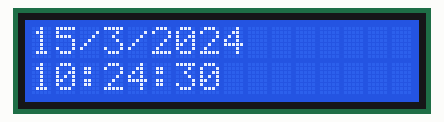
Simulated run of this sketch. Board: Arduino Uno, built with avr-gcc and run on an emulated ATmega328P. On the bench: 16×2 character LCD. The local clock reads 2024-03-15 10:24:30 at power-on unless the sketch sets it.

Above: at 0.1 s.
At 4.2 s:
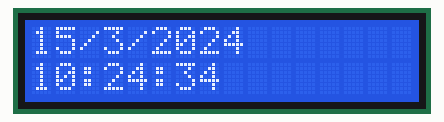
At 9.3 s:
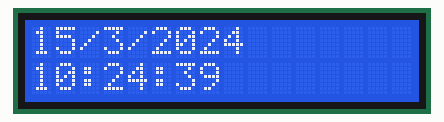
At 19.6 s:
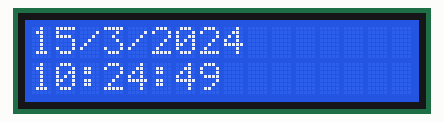
At 28.8 s:
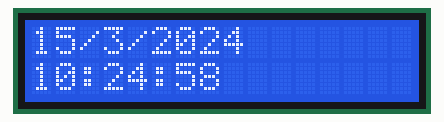
At 39.0 s:
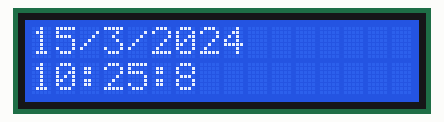

The sketch:

14_ClockRTC.ino
```cpp
#include <virtuabotixRTC.h>
#include <LiquidCrystal_I2C.h>
#include <Wire.h>

int CLK_PIN = 6;
int DAT_PIN = 7;
int RST_PIN = 8;

virtuabotixRTC myRTC(CLK_PIN,DAT_PIN,RST_PIN);
LiquidCrystal_I2C lcd(0x27, 16, 2);

void setup() {

  //zaman sırası saniye, dakika, saat, haftanın günü, ayın günü, ay, yıl
  //myRTC.setDS1302Time(30 , 00 , 13 , 1 , 20 , 1 , 2020);
  lcd.begin();
  lcd.backlight();
}

void loop() {

  myRTC.updateTime();

  lcd.clear();
  lcd.setCursor(0,0);
  lcd.print(myRTC.dayofmonth);
  lcd.print("/");
  lcd.print(myRTC.month);
  lcd.print("/");
  lcd.print(myRTC.year);

  lcd.setCursor(0,1);
  lcd.print(myRTC.hours);
  lcd.print(":");
  lcd.print(myRTC.minutes);
  lcd.print(":");
  lcd.print(myRTC.seconds);

  delay(1000);

}
```

Measured:
- what the display in image 1 shows lasts 1.0 s, from 4.2 s to 5.2 s
